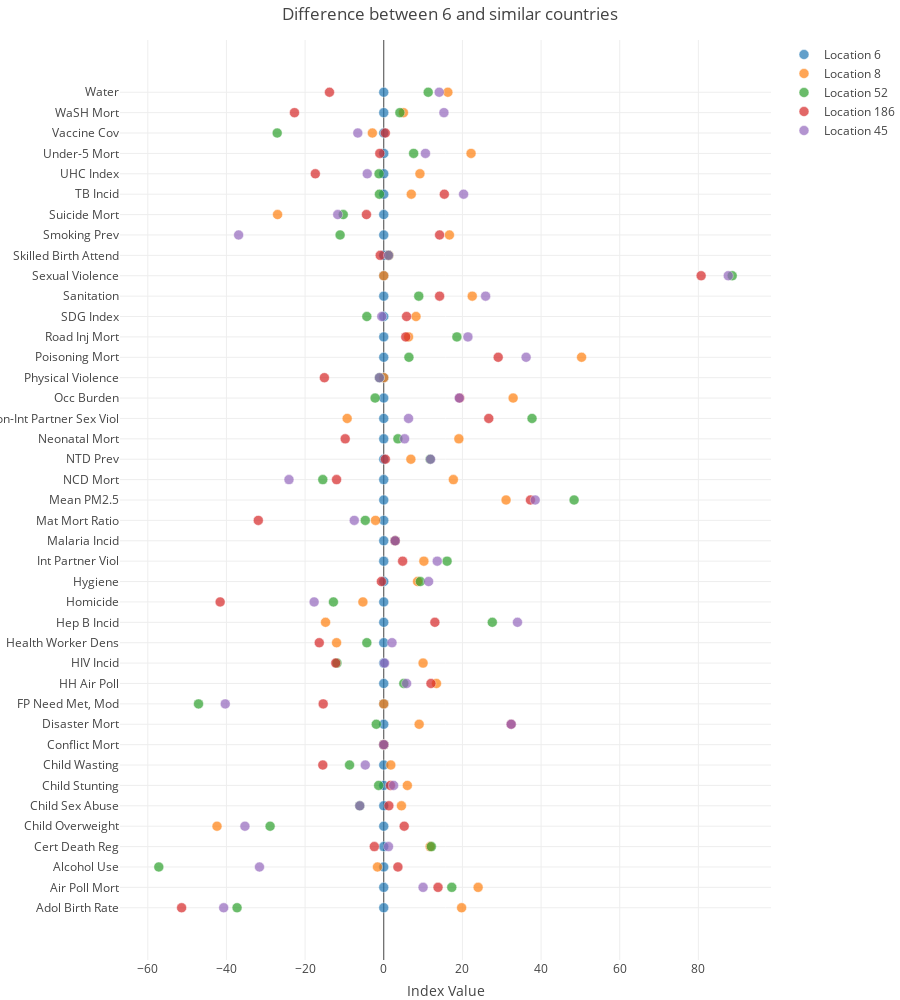

Notebook source saved alongside this figure:
### Code cell
data = [
            go.Scatter(
                x=dif_similar[dif_similar['location_id'] == i]['value'],
                y=dif_similar[dif_similar['location_id'] == i]['indicator_short'],
                text=dif_similar[dif_similar['location_id'] == i]['location_name'],
                mode='markers',
                opacity=0.7,
                marker={
                    'size': 10,
                    # 'color': dif_similar[dif_similar['cluster'] == i]['color'],  # palette[i],
                    'line': {'width': 0.5, 'color': 'white'}
                },
                name=f'Location {i}'
            ) for i in dif_similar.location_id.unique()
        ]
layout = go.Layout(
            title=f'Difference between {loc_id} and similar countries',
            xaxis={'title': 'Index Value'},
#             yaxis={'title': 'test'},
             height=1000,
            margin={'l': 120, 'b': 40, 't': 40, 'r': 0},
            # legend={'x': 0, 'y': 1},
            hovermode='closest')
fig = dict(data=data, layout=layout)

# iplot(data)
iplot(fig)

### Figure 1 — Plotly figure (JSON) as saved in the notebook; plotly's stock layout.template omitted (floating-point values rounded to 4 significant figures)
{"data": [{"marker": {"line": {"color": "white", "width": 0.5}, "size": 10}, "mode": "markers", "name": "Location 6", "opacity": 0.7, "text": ["China", "China", "China", "China", "China", "China", "China", "China", "China", "China", "China", "China", "China", "China", "China", "China", "China", "China", "China", "China", "China", "China", "China", "China", "China", "China", "China", "China", "China", "China", "China", "China", "China", "China", "China", "China", "China", "China", "China", "China", "China"], "type": "scatter", "uid": "48088169-5fc4-4f06-aae2-ba96ad104ab2", "x": [0, 0, 0, 0, 0, 0, 0, 0, 0, 0, 0, 0, 0, 0, 0, 0, 0, 0, 0, 0, 0, 0, 0, 0, 0, 0, 0, 0, 0, 0, 0, 0, 0, 0, 0, 0, 0, 0, 0, 0, 0], "y": ["Adol Birth Rate", "Air Poll Mort", "Alcohol Use", "Cert Death Reg", "Child Overweight", "Child Sex Abuse", "Child Stunting", "Child Wasting", "Conflict Mort", "Disaster Mort", "FP Need Met, Mod", "HH Air Poll", "HIV Incid", "Health Worker Dens", "Hep B Incid", "Homicide", "Hygiene", "Int Partner Viol", "Malaria Incid", "Mat Mort Ratio", "Mean PM2.5", "NCD Mort", "NTD Prev", "Neonatal Mort", "Non-Int Partner Sex Viol", "Occ Burden", "Physical Violence", "Poisoning Mort", "Road Inj Mort", "SDG Index", "Sanitation", "Sexual Violence", "Skilled Birth Attend", "Smoking Prev", "Suicide Mort", "TB Incid", "UHC Index", "Under-5 Mort", "Vaccine Cov", "WaSH Mort", "Water"]}, {"marker": {"line": {"color": "white", "width": 0.5}, "size": 10}, "mode": "markers", "name": "Location 8", "opacity": 0.7, "text": ["Taiwan", "Taiwan", "Taiwan", "Taiwan", "Taiwan", "Taiwan", "Taiwan", "Taiwan", "Taiwan", "Taiwan", "Taiwan", "Taiwan", "Taiwan", "Taiwan", "Taiwan", "Taiwan", "Taiwan", "Taiwan", "Taiwan", "Taiwan", "Taiwan", "Taiwan", "Taiwan", "Taiwan", "Taiwan", "Taiwan", "Taiwan", "Taiwan", "Taiwan", "Taiwan", "Taiwan", "Taiwan", "Taiwan", "Taiwan", "Taiwan", "Taiwan", "Taiwan", "Taiwan", "Taiwan", "Taiwan", "Taiwan"], "type": "scatter", "uid": "97c783e2-d729-47e8-970f-40628ff313de", "x": [19.8, 24, -1.6, 11.8, -42.4, 4.5, 6, 1.8, 0, 9, 0, 13.4, 10, -12, -14.8, -5.3, 8.6, 10.2, 2.9, -2.1, 31.1, 17.7, 6.9, 19.1, -9.3, 32.9, 0, 50.3, 6.3, 8.2, 22.5, 0, 1.3, 16.7, -27, 7, 9.2, 22.2, -2.9, 5, 16.3], "y": ["Adol Birth Rate", "Air Poll Mort", "Alcohol Use", "Cert Death Reg", "Child Overweight", "Child Sex Abuse", "Child Stunting", "Child Wasting", "Conflict Mort", "Disaster Mort", "FP Need Met, Mod", "HH Air Poll", "HIV Incid", "Health Worker Dens", "Hep B Incid", "Homicide", "Hygiene", "Int Partner Viol", "Malaria Incid", "Mat Mort Ratio", "Mean PM2.5", "NCD Mort", "NTD Prev", "Neonatal Mort", "Non-Int Partner Sex Viol", "Occ Burden", "Physical Violence", "Poisoning Mort", "Road Inj Mort", "SDG Index", "Sanitation", "Sexual Violence", "Skilled Birth Attend", "Smoking Prev", "Suicide Mort", "TB Incid", "UHC Index", "Under-5 Mort", "Vaccine Cov", "WaSH Mort", "Water"]}, {"marker": {"line": {"color": "white", "width": 0.5}, "size": 10}, "mode": "markers", "name": "Location 52", "opacity": 0.7, "text": ["Romania", "Romania", "Romania", "Romania", "Romania", "Romania", "Romania", "Romania", "Romania", "Romania", "Romania", "Romania", "Romania", "Romania", "Romania", "Romania", "Romania", "Romania", "Romania", "Romania", "Romania", "Romania", "Romania", "Romania", "Romania", "Romania", "Romania", "Romania", "Romania", "Romania", "Romania", "Romania", "Romania", "Romania", "Romania", "Romania", "Romania", "Romania", "Romania", "Romania", "Romania"], "type": "scatter", "uid": "ed05fdc6-d733-43b5-9cc0-da0ac46a445b", "x": [-37.3, 17.3, -57.2, 12.1, -28.9, -6.1, -1.3, -8.7, 0, -1.9, -47.1, 5.1, -11.9, -4.3, 27.6, -12.8, 9.3, 16.1, 2.9, -4.7, 48.4, -15.5, 11.8, 3.6, 37.7, -2.2, -1.1, 6.4, 18.6, -4.3, 8.9, 88.6, 1.2, -11.1, -10.3, -1.1, -1.2, 7.6, -27.1, 4.1, 11.3], "y": ["Adol Birth Rate", "Air Poll Mort", "Alcohol Use", "Cert Death Reg", "Child Overweight", "Child Sex Abuse", "Child Stunting", "Child Wasting", "Conflict Mort", "Disaster Mort", "FP Need Met, Mod", "HH Air Poll", "HIV Incid", "Health Worker Dens", "Hep B Incid", "Homicide", "Hygiene", "Int Partner Viol", "Malaria Incid", "Mat Mort Ratio", "Mean PM2.5", "NCD Mort", "NTD Prev", "Neonatal Mort", "Non-Int Partner Sex Viol", "Occ Burden", "Physical Violence", "Poisoning Mort", "Road Inj Mort", "SDG Index", "Sanitation", "Sexual Violence", "Skilled Birth Attend", "Smoking Prev", "Suicide Mort", "TB Incid", "UHC Index", "Under-5 Mort", "Vaccine Cov", "WaSH Mort", "Water"]}, {"marker": {"line": {"color": "white", "width": 0.5}, "size": 10}, "mode": "markers", "name": "Location 186", "opacity": 0.7, "text": ["Seychelles", "Seychelles", "Seychelles", "Seychelles", "Seychelles", "Seychelles", "Seychelles", "Seychelles", "Seychelles", "Seychelles", "Seychelles", "Seychelles", "Seychelles", "Seychelles", "Seychelles", "Seychelles", "Seychelles", "Seychelles", "Seychelles", "Seychelles", "Seychelles", "Seychelles", "Seychelles", "Seychelles", "Seychelles", "Seychelles", "Seychelles", "Seychelles", "Seychelles", "Seychelles", "Seychelles", "Seychelles", "Seychelles", "Seychelles", "Seychelles", "Seychelles", "Seychelles", "Seychelles", "Seychelles", "Seychelles", "Seychelles"], "type": "scatter", "uid": "ee71e7f7-a2ae-40e2-8c90-f3c3fef02bc0", "x": [-51.4, 13.8, 3.6, -2.4, 5.2, 1.3, 1.7, -15.5, 0, 32.4, -15.4, 12, -12.2, -16.4, 13.0, -41.6, -0.6, 4.8, 2.9, -31.9, 37.3, -12, 0.4, -9.8, 26.7, 19.3, -15.1, 29.1, 5.6, 5.8, 14.2, 80.7, -0.9, 14.2, -4.4, 15.4, -17.4, -1, 0.4, -22.7, -13.8], "y": ["Adol Birth Rate", "Air Poll Mort", "Alcohol Use", "Cert Death Reg", "Child Overweight", "Child Sex Abuse", "Child Stunting", "Child Wasting", "Conflict Mort", "Disaster Mort", "FP Need Met, Mod", "HH Air Poll", "HIV Incid", "Health Worker Dens", "Hep B Incid", "Homicide", "Hygiene", "Int Partner Viol", "Malaria Incid", "Mat Mort Ratio", "Mean PM2.5", "NCD Mort", "NTD Prev", "Neonatal Mort", "Non-Int Partner Sex Viol", "Occ Burden", "Physical Violence", "Poisoning Mort", "Road Inj Mort", "SDG Index", "Sanitation", "Sexual Violence", "Skilled Birth Attend", "Smoking Prev", "Suicide Mort", "TB Incid", "UHC Index", "Under-5 Mort", "Vaccine Cov", "WaSH Mort", "Water"]}, {"marker": {"line": {"color": "white", "width": 0.5}, "size": 10}, "mode": "markers", "name": "Location 45", "opacity": 0.7, "text": ["Bulgaria", "Bulgaria", "Bulgaria", "Bulgaria", "Bulgaria", "Bulgaria", "Bulgaria", "Bulgaria", "Bulgaria", "Bulgaria", "Bulgaria", "Bulgaria", "Bulgaria", "Bulgaria", "Bulgaria", "Bulgaria", "Bulgaria", "Bulgaria", "Bulgaria", "Bulgaria", "Bulgaria", "Bulgaria", "Bulgaria", "Bulgaria", "Bulgaria", "Bulgaria", "Bulgaria", "Bulgaria", "Bulgaria", "Bulgaria", "Bulgaria", "Bulgaria", "Bulgaria", "Bulgaria", "Bulgaria", "Bulgaria", "Bulgaria", "Bulgaria", "Bulgaria", "Bulgaria", "Bulgaria"], "type": "scatter", "uid": "877b9c1e-4012-4a65-82aa-266698f32758", "x": [-40.7, 10, -31.6, 1.2, -35.3, -6.1, 2.5, -4.7, 0, 32.4, -40.3, 5.8, 0.2, 2.1, 34, -17.7, 11.4, 13.6, 2.9, -7.5, 38.5, -24.1, 11.9, 5.3, 6.3, 19.2, -1.1, 36.2, 21.4, -0.5, 25.9, 87.6, 1.2, -36.9, -11.7, 20.3, -4.2, 10.6, -6.6, 15.3, 14.1], "y": ["Adol Birth Rate", "Air Poll Mort", "Alcohol Use", "Cert Death Reg", "Child Overweight", "Child Sex Abuse", "Child Stunting", "Child Wasting", "Conflict Mort", "Disaster Mort", "FP Need Met, Mod", "HH Air Poll", "HIV Incid", "Health Worker Dens", "Hep B Incid", "Homicide", "Hygiene", "Int Partner Viol", "Malaria Incid", "Mat Mort Ratio", "Mean PM2.5", "NCD Mort", "NTD Prev", "Neonatal Mort", "Non-Int Partner Sex Viol", "Occ Burden", "Physical Violence", "Poisoning Mort", "Road Inj Mort", "SDG Index", "Sanitation", "Sexual Violence", "Skilled Birth Attend", "Smoking Prev", "Suicide Mort", "TB Incid", "UHC Index", "Under-5 Mort", "Vaccine Cov", "WaSH Mort", "Water"]}], "layout": {"height": 1000, "hovermode": "closest", "margin": {"b": 40, "l": 120, "r": 0, "t": 40}, "title": {"text": "Difference between 6 and similar countries"}, "xaxis": {"title": {"text": "Index Value"}}}}
